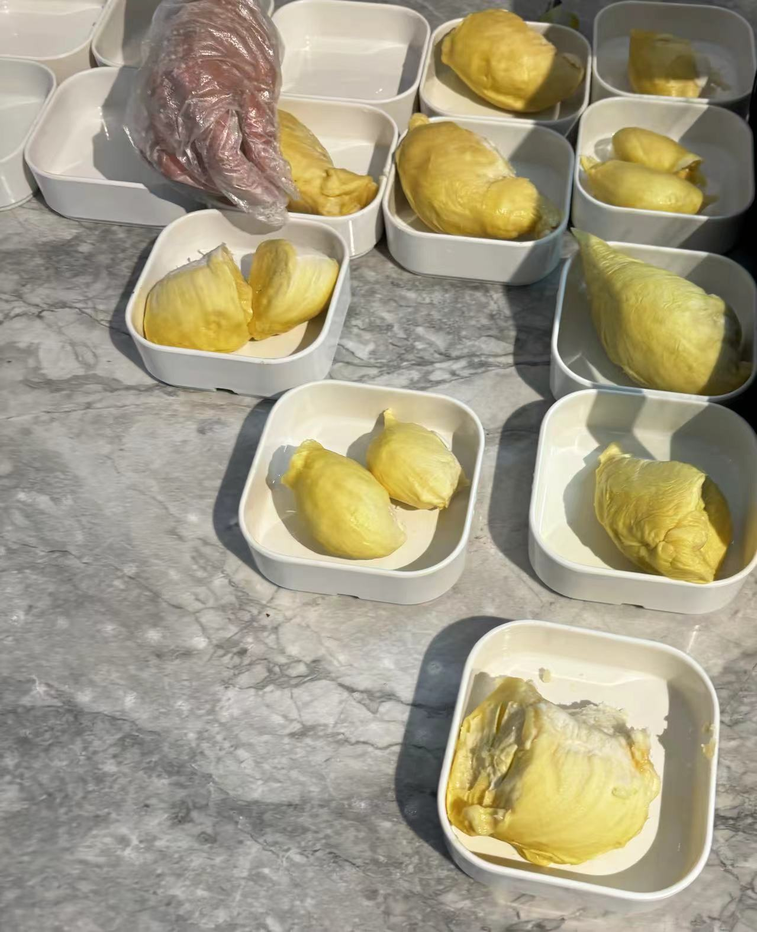
#> input picture experiment1/Unettrain/origial images/exp1.png, 757 x 932 px, shrunk from 1279 x 1574 before the run, found by its file name; its folder holds only this picture in this run
$ python 'json转二值掩码.py'
#> lines starting #> are read from the running program, lines starting #| are printed output that depends on the picture; after the words box and inside, x2 and y2 are one past the last pixel; in counts of white or black regions, pixels touching at a corner belong together
import json
import numpy as np
import cv2
import os

# 加载VIA导出的标注文件
with open('F:/DIP/via111.json') as f:
#> (reads experiment1/Unettrain/via111.json from the repository)
    annotations = json.load(f)

image_dir = 'F:/DIP/origial images/'  # 原图路径
mask_dir = 'F:/DIP/'  # 掩码保存路径

# 创建保存掩码的目录（如果不存在）
os.makedirs(mask_dir, exist_ok=True)

# 遍历每个图像的标注数据
for image_key, image_data in annotations.items():
    image_name = image_data['filename']  # 获取图像名称

    # 加载原始图像以获取尺寸
    image_path = os.path.join(image_dir, image_name)
    image = cv2.imread(image_path)
#> image is the input picture: shape (932, 757, 3); mean B, G, R 131.2, 155, 162.5

    if image is None:
        print(f"Image {image_name} not found, skipping...")
        continue

    height, width, _ = image.shape  # 获取图像尺寸
#> height = 932; width = 757

    # 创建一个空白的掩码图像（全黑）
    mask = np.zeros((height, width), dtype=np.uint8)

    # 获取标注的区域（regions）
    regions = image_data['regions']

    for region in regions:
        shape_attributes = region['shape_attributes']
        points_x = shape_attributes['all_points_x']
        points_y = shape_attributes['all_points_y']

        # 将折线（polyline）转化为多边形（polygon）
        polygon = np.array([[(x, y) for x, y in zip(points_x, points_y)]], dtype=np.int32)

        # 使用OpenCV将多边形填充为白色（像素值255）
        cv2.fillPoly(mask, polygon, 255)
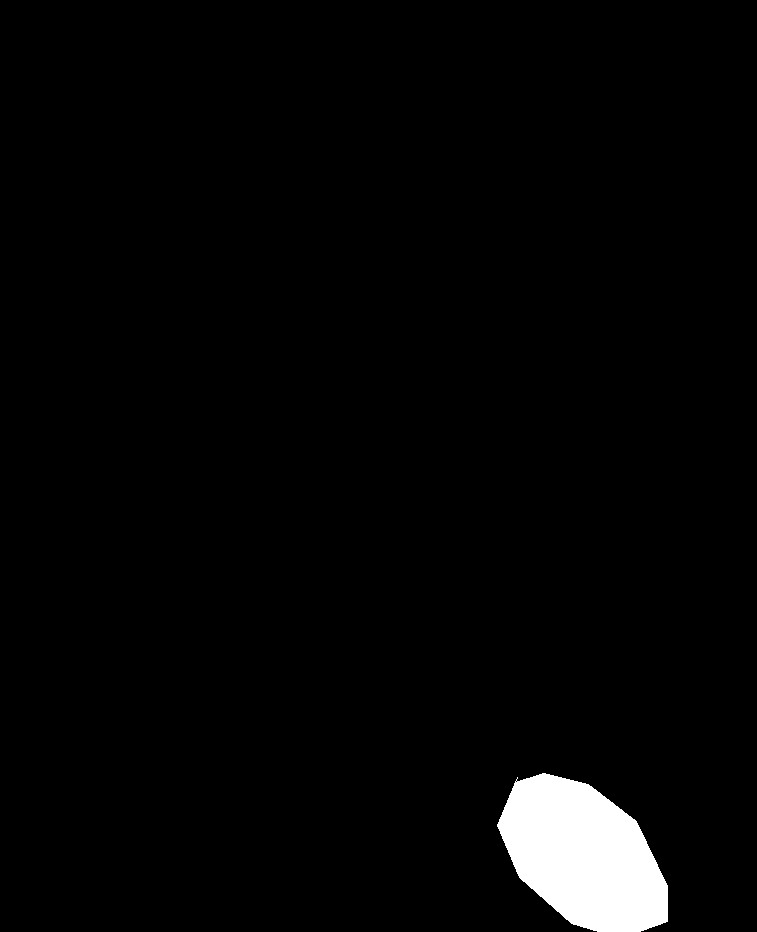
#> mask: shape (932, 757); 2.6% white; 1 white region, box (x1, y1, x2, y2) and area: (497, 773, 668, 932) 18649

    # 保存生成的掩码图像
    mask_path = os.path.join(mask_dir, os.path.splitext(image_name)[0] + '_mask.png')
    cv2.imwrite(mask_path, mask)

    print(f'Saved mask for {image_name} at {mask_path}')
